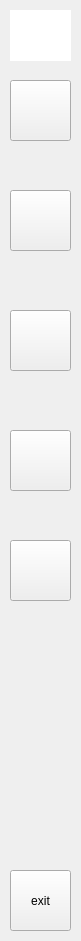
     <widget class="QWidget" name="widget" native="true">
      <property name="geometry">
       <rect>
        <x>10</x>
        <y>10</y>
        <width>81</width>
        <height>941</height>
       </rect>
      </property>
      <widget class="QPushButton" name="pushButton_5">
       <property name="geometry">
        <rect>
         <x>10</x>
         <y>310</y>
         <width>61</width>
         <height>61</height>
        </rect>
       </property>
       <property name="text">
        <string/>
       </property>
       <property name="icon">
        <iconset>
         <normaloff>../../../Downloads/repair-tool-5840.png</normaloff>../../../Downloads/repair-tool-5840.png</iconset>
       </property>
       <property name="iconSize">
        <size>
         <width>50</width>
         <height>50</height>
        </size>
       </property>
       <property name="checkable">
        <bool>true</bool>
       </property>
       <property name="autoExclusive">
        <bool>true</bool>
       </property>
      </widget>
      <widget class="QPushButton" name="pushButton_6">
       <property name="geometry">
        <rect>
         <x>10</x>
         <y>430</y>
         <width>61</width>
         <height>61</height>
        </rect>
       </property>
       <property name="text">
        <string/>
       </property>
       <property name="icon">
        <iconset>
         <normaloff>../../../Downloads/globe-gps-red-navigation-sign-15947.png</normaloff>../../../Downloads/globe-gps-red-navigation-sign-15947.png</iconset>
       </property>
       <property name="iconSize">
        <size>
         <width>50</width>
         <height>50</height>
        </size>
       </property>
       <property name="checkable">
        <bool>true</bool>
       </property>
       <property name="autoExclusive">
        <bool>true</bool>
       </property>
      </widget>
      <widget class="QPushButton" name="pushButton_7">
       <property name="geometry">
        <rect>
         <x>10</x>
         <y>870</y>
         <width>61</width>
         <height>61</height>
        </rect>
       </property>
       <property name="text">
        <string>exit</string>
       </property>
       <property name="checkable">
        <bool>true</bool>
       </property>
       <property name="autoExclusive">
        <bool>true</bool>
       </property>
      </widget>
      <widget class="QPushButton" name="pushButton_8">
       <property name="geometry">
        <rect>
         <x>10</x>
         <y>190</y>
         <width>61</width>
         <height>61</height>
        </rect>
       </property>
       <property name="text">
        <string/>
       </property>
       <property name="icon">
        <iconset>
         <normaloff>../../../Downloads/user-group-296.png</normaloff>../../../Downloads/user-group-296.png</iconset>
       </property>
       <property name="iconSize">
        <size>
         <width>40404</width>
         <height>40</height>
        </size>
       </property>
       <property name="checkable">
        <bool>true</bool>
       </property>
       <property name="autoExclusive">
        <bool>true</bool>
       </property>
      </widget>
      <widget class="QPushButton" name="pushButton_9">
       <property name="geometry">
        <rect>
         <x>10</x>
         <y>80</y>
         <width>61</width>
         <height>61</height>
        </rect>
       </property>
       <property name="text">
        <string/>
       </property>
       <property name="icon">
        <iconset>
         <normaloff>../../../Downloads/businessman-309.png</normaloff>../../../Downloads/businessman-309.png</iconset>
       </property>
       <property name="iconSize">
        <size>
         <width>50</width>
         <height>50</height>
        </size>
       </property>
       <property name="checkable">
        <bool>true</bool>
       </property>
       <property name="autoExclusive">
        <bool>true</bool>
       </property>
      </widget>
      <widget class="QPushButton" name="pushButton_15">
       <property name="geometry">
        <rect>
         <x>10</x>
         <y>540</y>
         <width>61</width>
         <height>61</height>
        </rect>
       </property>
       <property name="text">
        <string/>
       </property>
       <property name="icon">
        <iconset>
         <normaloff>../../../Downloads/car-fleet-12792.png</normaloff>../../../Downloads/car-fleet-12792.png</iconset>
       </property>
       <property name="iconSize">
        <size>
         <width>50</width>
         <height>50</height>
        </size>
       </property>
       <property name="checkable">
        <bool>true</bool>
       </property>
       <property name="autoExclusive">
        <bool>true</bool>
       </property>
      </widget>
      <widget class="QLabel" name="label_6">
       <property name="geometry">
        <rect>
         <x>10</x>
         <y>10</y>
         <width>61</width>
         <height>51</height>
        </rect>
       </property>
       <property name="styleSheet">
        <string notr="true">background-color: rgb(255, 255, 255);</string>
       </property>
       <property name="text">
        <string/>
       </property>
       <property name="pixmap">
        <pixmap>../../../Downloads/370293604_1773005379805812_53322258381366709_n-removebg-preview (1).png</pixmap>
       </property>
       <property name="scaledContents">
        <bool>true</bool>
       </property>
      </widget>
     </widget>
